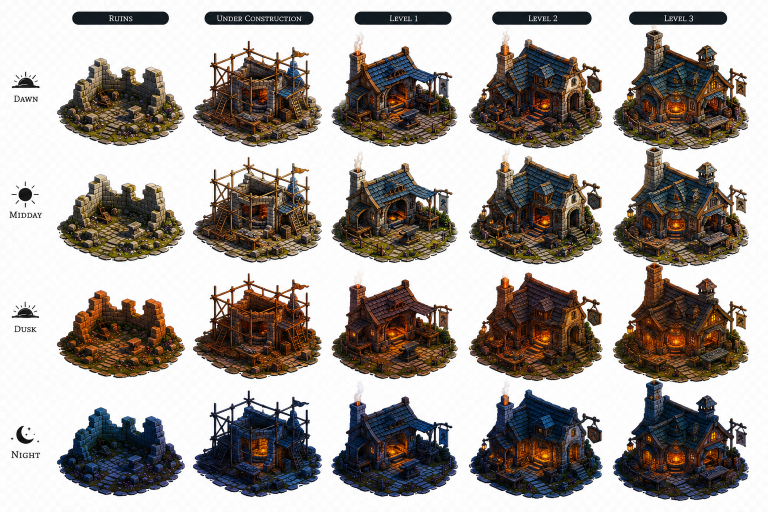
#> input picture art-src/Map/Full Building Final/Forge.png, 1536 x 1024 px, found by its file name (shown at 1/2 size)
$ python comfy_style_batch.py
#> lines starting #> are read from the running program, lines starting #| are printed output that depends on the picture; after the words box and inside, x2 and y2 are one past the last pixel; in counts of white or black regions, pixels touching at a corner belong together
### tools/import_map_v2.py
"""Map V2 importer — brings the new painted world into the game.

Two jobs, both reading from the in-repo `art-src/` sources (the user's finals,
committed so this can run in the sandbox):

1. PLATES: the four time-of-day island paintings in one 2x2 sheet
     art-src/Map times of dayFinal.png  (dawn | midday / dusk | night)
   -> public/art/ map_island_plate.png (midday base) + _dawn/_dusk/_night.
   The baked-in DAWN/MIDDAY/... corner labels are patched out with clean sky.

2. BUILDINGS: each art-src/buildings/*.png is a MATRIX, not a single sprite:
     columns = RUINS | UNDER CONSTRUCTION | LEVEL 1 | LEVEL 2 | LEVEL 3
     rows    = DAWN / MIDDAY / DUSK / NIGHT  (Library is split A=dawn,midday
                                              B=dusk,night across two files)
   The sheet is auto-gridded (projection of a near-white-background mask), each
   cell is border-flood keyed to transparency (interior whites — flags, lit
   windows — are preserved), and all phase variants of one state are cropped to
   a shared canvas so the engine's crossfade stays pixel-registered. Ids land as
     town_<name>_ruin -> _wip -> (base = L1) -> _l2 -> _l3
   with optional _dawn/_dusk/_night per state (midday = the bare id).

Usage:
  python tools/import_map_v2.py --dry-run     # report what WOULD happen
  python tools/import_map_v2.py               # import + rewrite the manifest
  python tools/import_map_v2.py --check       # also write a verification sheet
  python tools/import_map_v2.py --manifest-only   # just resync the manifest

The manifest (src/art-manifest.ts) is regenerated from the public/art directory
listing — ground truth on disk — so this and slice_assets.py can run in any order.
"""

from __future__ import annotations

import re
import sys
from pathlib import Path

import numpy as np
from PIL import Image, ImageFilter
from scipy import ndimage

REPO = Path(__file__).resolve().parent.parent
ART = REPO / "public" / "art"
TS_MANIFEST = REPO / "src" / "art-manifest.ts"

# ---- source locations (in-repo, committed) ----------------------------------
# Robust to how the art is dropped in: either the flat layout
#   art-src/Map times of dayFinal.png  +  art-src/buildings/*.png
# or a straight copy of the whole Core/Map folder
#   art-src/Map/Map times of dayFinal.png  +  art-src/Map/Full Building Final/*.png
SRC = REPO / "art-src"


def _first(*cands):
    for c in cands:
        if c.exists():
            return c
#> in main, im is the input picture: PIL image 1536x1024 RGB; mean R, G, B 165.3, 159.1, 154.1
    return cands[0]


PLATE_SHEET = _first(
    # the buffered blank (island with full water margin, matches the placement
    # reference framing) is preferred over the tighter labelled "Final" sheet;
    # the user's high-res Maps/ exports supersede both when present.
    SRC / "Map" / "Maps" / "Midday.png",  # (future: individual high-res exports)
    SRC / "Map" / "Tests" / "Map times of dayBlank.png",
    SRC / "Map times of dayFinal.png",
    SRC / "Map" / "Map times of dayFinal.png",
)
BUILDINGS_DIR = _first(
    SRC / "buildings",
    SRC / "Map" / "Full Building Final",
    SRC / "Full Building Final",
)
PLATE_MAX_W = 2048

# quadrant order of the sheet (row-major): dawn | midday / dusk | night
SHEET_ORDER = ["dawn", "midday", "dusk", "night"]
PLATE_ID = {
    "midday": "map_island_plate",
    "dawn": "map_island_plate_dawn",
    "dusk": "map_island_plate_dusk",
    "evening": "map_island_plate_evening",
    "night": "map_island_plate_night",
}

# ---- naming: canonical building -> game id prefix ---------------------------
CANON: dict[str, str] = {
    "cottage": "town_cottage", "bakery": "town_bakery", "market": "town_market",
    "garden": "town_garden", "townhall": "town_townhall", "workshop": "town_workshop",
    "farm": "town_farm", "fisherhut": "town_fisherhut", "sawmill": "town_sawmill",
    "blacksmith": "town_blacksmith", "dock": "town_dock", "library": "town_library",
    "well": "prop_well", "sign": "prop_sign", "lighthouse": "prop_lighthouse",
    "postoffice": "town_postoffice",
    "quarry": "town_quarry",
}
ALIASES: dict[str, str] = {
    "church": "townhall", "chapel": "townhall", "hall": "townhall",
    "windmill": "sawmill", "mill": "sawmill",
    "greenhouse": "garden", "glasshouse": "garden", "gardens": "garden",
    "pier": "dock", "jetty": "dock", "docks": "dock", "harbor": "dock", "harbour": "dock",
    "hut": "fisherhut", "fisher": "fisherhut", "fishershut": "fisherhut", "fishinghut": "fisherhut",
    "forge": "blacksmith", "smith": "blacksmith", "smithy": "blacksmith",
    "house": "cottage", "home": "cottage",
    "shop": "workshop", "noticeboard": "sign", "notice": "sign", "board": "sign",
    "wishingwell": "well", "meadowfarm": "farm", "meadow": "farm",
    "post": "postoffice", "mail": "postoffice", "postal": "postoffice",
}

STATE_ORDER = ["ruin", "wip", "l1", "l2", "l3"]
STATE_SUFFIX = {"ruin": "_ruin", "wip": "_wip", "l1": "", "l2": "_l2", "l3": "_l3"}
DEFAULT_PHASES = ["dawn", "midday", "dusk", "night"]
PHASE_SUFFIX = {"midday": "", "dawn": "_dawn", "dusk": "_dusk", "night": "_night"}

# Per-file overrides: the Library shipped as two half-sheets, and the well
# shipped in two variants — well.png is the canonical one (well 2.png ignored).
ROW_PHASES: dict[str, list[str]] = {
    "librarya": ["dawn", "midday"],
    "libraryb": ["dusk", "night"],
    "lighthousea": ["dawn", "midday"],
    "lighthouseb": ["dusk", "night"],
}
SKIP_STEMS = {"well 2", "well2"}


def norm(stem: str) -> list[str]:
    return [t for t in re.split(r"[^a-z0-9]+", stem.lower()) if t]


# [6 lines left out: function match_building, not called in this run]


# ---- masks -------------------------------------------------------------------
def bg_mask(a: np.ndarray) -> np.ndarray:
    """Near-white / light-checker background of the source sheets."""
    mx = a.max(2); mn = a.min(2); sat = mx - mn
#> after `mx = a.max(2)`:
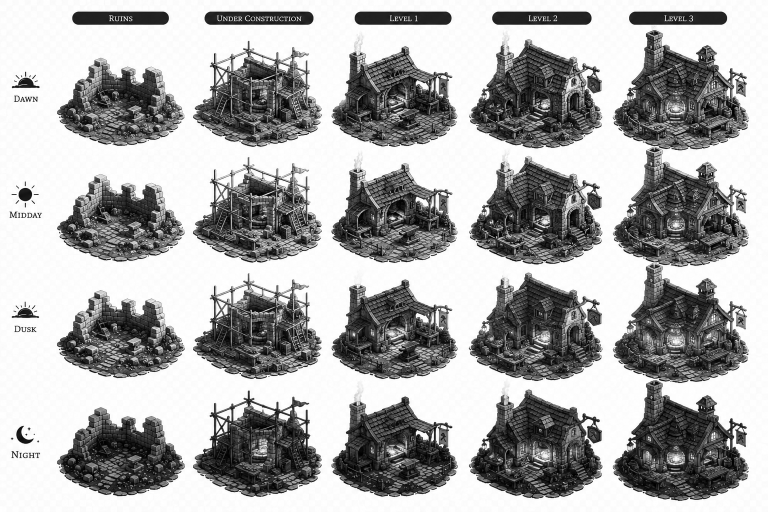
#> mx: shape (1024, 1536) int16 (shown at 1/2 size); min 0, max 255, mean 169.4
#> after `mn = a.min(2)`:
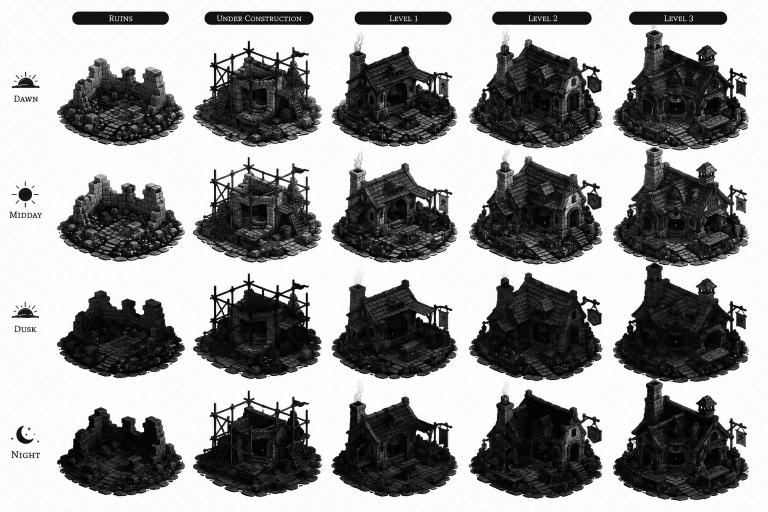
#> mn: shape (1024, 1536) int16 (shown at 1/2 size); min 0, max 255, mean 150
#> after `sat = mx - mn`:
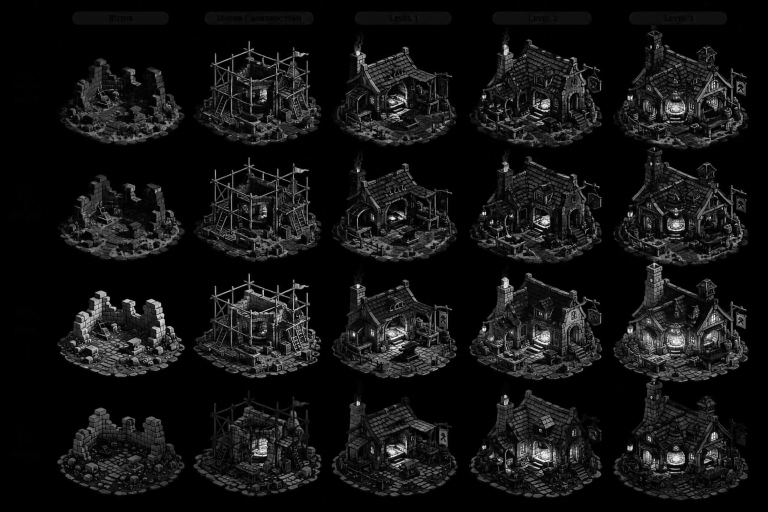
#> sat: shape (1024, 1536) int16 (shown at 1/2 size); min 0, max 255, mean 19.4
    return ((mx > 205) & (sat < 28)) | ((mn > 168) & (sat < 15))
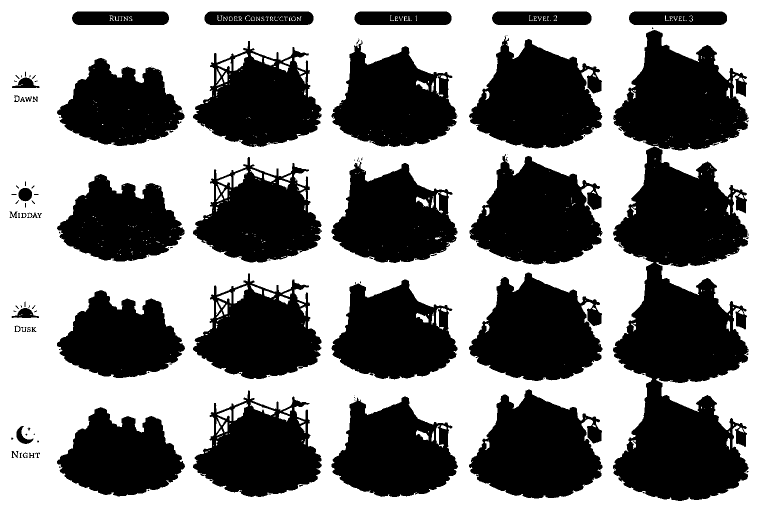
#> returned value: shape (1024, 1536) bool (shown at 1/2 size); 53.3% white; 124 black regions (70 under 20 px), largest, box (x1, y1, x2, y2) and area: (1226, 293, 1497, 1002) 122450, (1226, 60, 1497, 301) 40773, (938, 71, 1205, 297) 39677


def bands(proj: np.ndarray, frac: float, minlen: int) -> list[tuple[int, int]]:
    thr = proj.max() * frac
    on = proj > thr
    out: list[tuple[int, int]] = []
    start = None
    for i, v in enumerate(on):
        if v and start is None:
            start = i
        elif not v and start is not None:
            if i - start >= minlen:
                out.append((start, i))
            start = None
    if start is not None and len(on) - start >= minlen:
        out.append((start, len(on)))
    return out


# Fixed grid template for the standard 1536x1024 four-row sheets — cell
# boundaries (fraction of w/h) agreed on by every cleanly-detected sheet to
# within ~10px. Used when a sheet's own content bridges the gutters (the water
# builds — Dock, FishingHut — whose teal bases touch across columns).
STD_W, STD_H = 1536, 1024
COLS_FRAC = [0.062, 0.233, 0.418, 0.599, 0.786, 0.977]  # 6 edges -> 5 columns
ROWS4_FRAC = [0.096, 0.318, 0.523, 0.734, 0.962]        # 5 edges -> 4 rows


# [4 lines left out: function template_grid, not called in this run]


def sprite_grid(im: Image.Image, want_rows: int) -> tuple[list[tuple[int, int]], list[tuple[int, int]]]:
    """Locate the sprite rows (phases) and columns (states) of a matrix sheet.
    The title banner + column-label header (short row-bands) and the phase-icon
    gutter (narrow first col-band) are dropped — sprite cells are the big bands.
    Falls back to the fixed template when a standard sheet's content bridges
    gutters and detection can't find 5 clean columns."""
    a = np.asarray(im.convert("RGB")).astype(np.int16)
    fg = ~bg_mask(a)
    h, w = fg.shape
    rowb = bands(fg.sum(1), 0.05, max(8, h // 60))
#> in bands, `thr = proj.max() * frac`: thr = 64.8
#> the loop in bands, `for i, v in enumerate(on):` made 1024 passes
#> v on passes 1 to 8: False, False, False, False, False, False, False, False
#> after the loop in bands, `for i, v in enumerate(on):`: out = [(23, 50), (89, 298), (324, 531), (556, 763), (790, 998)]
#> rowb has the same summary as out in bands
    colb = bands(fg.sum(0), 0.04, max(8, w // 60))
#> the loop in bands (call 2), `for i, v in enumerate(on):` made 1536 passes
#> colb = [(30, 70), (117, 367), (389, 642), (665, 913), (940, 1203), (1228, 1496)]
    rows = [(y0, y1) for y0, y1 in rowb if (y1 - y0) > h * 0.11]
#> rows = [(89, 298), (324, 531), (556, 763), (790, 998)]
    cols = [(x0, x1) for x0, x1 in colb if (x1 - x0) > w * 0.075]
#> cols = [(117, 367), (389, 642), (665, 913), (940, 1203), (1228, 1496)]
    if len(cols) == 5 and len(rows) == want_rows:
        return rows, cols
    if abs(w - STD_W) < 48 and abs(h - STD_H) < 48 and want_rows == 4:
        return template_grid(w, h)
    return rows, cols


# ---- keying + crop -----------------------------------------------------------
# [178 lines left out: functions key_bg, strip_sea, drop_floaters, lift_trapped_bg, strip_shore_sand, defringe and 3 more, not called in this run]


# Individual full-frame time-of-day exports (supersede the 2x2 sheet). Each is a
# complete island painting at the placement-reference framing — used as-is, no
# quadrant slicing, no baked-in corner label to patch out.
MAPS_DIR = SRC / "Map" / "Maps"
PLATE_FRAMES = {
    "midday": ["Midday.png"],
    "dawn": ["Dawn.png"],
    "dusk": ["dusk.png", "Dusk.png"],
    "evening": ["evening.png", "Evening.png"],
    "night": ["Night.png"],
}


# [209 lines left out: functions import_plates, import_buildings, rewrite_manifest, write_check_sheet, main, not called in this run]


# [2 lines that do not run on import are left out]

### tools/comfy_style_batch.py
#!/usr/bin/env python3
"""
Scales the validated comfy_style_test.py technique (single img2img restyle
pass, locked style) across an ENTIRE reference sheet: all 20 cells (5 states
x 4 phases) of one building, each restyled independently from its own real
sheet cell, using the exact style/negative prompt confirmed working in the
single-cell test.

Style is LOCKED here (STYLE/COMPOSITION/NEGATIVE copied verbatim from
comfy_style_test.py, not re-derived) -- do not tune wording per-cell; if the
style needs a change, change it in comfy_style_test.py, re-validate on one
cell, then copy the change back here.

Padding fix: the raw sheet cells are tightly cropped to content (near-zero
margin at the crop boundary) -- img2img at denoise 0.6 mostly repaints in
place, so a tight source stays tight. Each cell is padded onto a larger
white canvas (comfortable extra margin) BEFORE the SDXL-resolution resize,
so the model has real empty space to work with and the subject has honest
breathing room in the output, not just at the original crop's tight edge.

Usage:
    ../ComfyUI/venv/Scripts/python.exe tools/comfy_style_batch.py [sheet.png] [building_id]

Writes:
    tools/comfy_out/style_batch/<building>_<state>_<phase>.png  (20 files)
    tools/comfy_out/style_batch/_contact_<building>.png          (review sheet)
"""
from __future__ import annotations

import sys
import time
from pathlib import Path

sys.path.insert(0, str(Path(__file__).parent))
AUTOPILOT_DIR = Path(r"F:/sandbox/sulphur-2/comfy-autopilot")
sys.path.insert(0, str(AUTOPILOT_DIR))
from autopilot.client import ComfyClient  # noqa: E402
from import_map_v2 import sprite_grid  # noqa: E402
from PIL import Image  # noqa: E402
import comfy_style_lock as LOCK  # noqa: E402 -- single source of truth for the prompt

COMFY_BASE = "http://127.0.0.1:8188"
COMFY_OUTPUT_DIR = Path(r"F:/sandbox/sulphur-2/ComfyUI/output")
COMFY_INPUT_DIR = Path(r"F:/sandbox/sulphur-2/ComfyUI/input")
OUT_DIR = Path(__file__).parent / "comfy_out" / "style_batch"
OUT_DIR.mkdir(parents=True, exist_ok=True)

DEFAULT_SHEET = Path(r"C:/Users/illum/OneDrive/Desktop/Hearth/Graphics and UI/Core/Map/Full Building Final/Forge.png")
STATE_ORDER = ["ruin", "wip", "l1", "l2", "l3"]
PHASE_ORDER = ["dawn", "midday", "dusk", "night"]  # matches sheet row order

PADDING_FRAC = LOCK.PADDING_FRAC

STATE_DESC = {
    "ruin": "a storm-battered ruin, roof caved in, walls crumbled to rubble",
    "wip": "half-built and under active repair, wooden scaffolding, a construction site",
    "l1": "freshly finished and humbly restored, plain roof and walls, simple and sound",
    "l2": "well-established with a small tended garden, chimney smoke rising, lived-in",
    "l3": "flourishing and grand, festival banners and bunting, richly finished, thriving",
}


# [40 lines left out: functions pad_and_resize, seed_for, build_contact_sheet, not called in this run]


def main() -> None:
    sheet_path = Path(sys.argv[1]) if len(sys.argv) > 1 else DEFAULT_SHEET
    building = sys.argv[2] if len(sys.argv) > 2 else sheet_path.stem.lower()
    if not sheet_path.exists():
        print(f"sheet not found: {sheet_path}")
        return

    im = Image.open(sheet_path).convert("RGB")
    rows, cols = sprite_grid(im, 4)
#> rows = [(89, 298), (324, 531), (556, 763), (790, 998)]
    if len(rows) != 4 or len(cols) != 5:
        print(f"grid detection failed: {len(rows)} rows, {len(cols)} cols (expected 4x5)")
        return

    client = ComfyClient(COMFY_BASE)
    if not client.wait_ready(30):
        print("ComfyUI not reachable at", COMFY_BASE)
        return

    COMFY_INPUT_DIR.mkdir(parents=True, exist_ok=True)
    t0 = time.time()
    ok = fail = 0
    for ri, p_id in enumerate(PHASE_ORDER):
        y0, y1 = rows[ri]
        for ci, s_id in enumerate(STATE_ORDER):
            x0, x1 = cols[ci]
            stem = f"{building}_{s_id}_{p_id}"
            dest = OUT_DIR / f"{stem}.png"
            cell = im.crop((x0, y0, x1, y1))
            padded = pad_and_resize(cell)
            ref_name = f"_style_batch_ref_{stem}.png"
            padded.save(COMFY_INPUT_DIR / ref_name)

            wf = LOCK.build_workflow(ref_name, STATE_DESC[s_id], seed_for(stem), filename_prefix="style_batch")
            print(f"[{stem}] submitting...")
            code, resp = client.submit(wf)
            if code != 200 or "prompt_id" not in resp:
                print(f"  [{stem}] submit failed ({code}): {resp}")
                fail += 1
                continue

            def tick(state, elapsed):
                if int(elapsed) % 10 == 0:
                    print(f"  [{stem}] {state} ({elapsed:.0f}s)", end="\r")

            hist = client.poll_until_done(resp["prompt_id"], timeout_s=300, on_tick=tick)
            if hist is None or not client.status_ok(hist):
                print(f"  [{stem}] FAILED")
                fail += 1
                continue
            media = client.collect_outputs(hist)
            if not media:
                print(f"  [{stem}] no output")
                fail += 1
                continue
            m = media[0]
            src = COMFY_OUTPUT_DIR / m["subfolder"] / m["filename"] if m["subfolder"] else COMFY_OUTPUT_DIR / m["filename"]
            dest.write_bytes(src.read_bytes())
            print(f"  [{stem}] done                              ")
            ok += 1

    contact = build_contact_sheet(building)
    print(f"\n{ok} ok, {fail} failed. {(time.time() - t0) / 60:.1f} min.")
    print("contact sheet:", contact)


if __name__ == "__main__":
    main()
#> (the call stopped at in main, `client = ComfyClient(COMFY_BASE)`: autopilot is not available in this run)

$ run again, with art-src/buildings/well.png copied over art-src/Map/Full Building Final/Forge.png
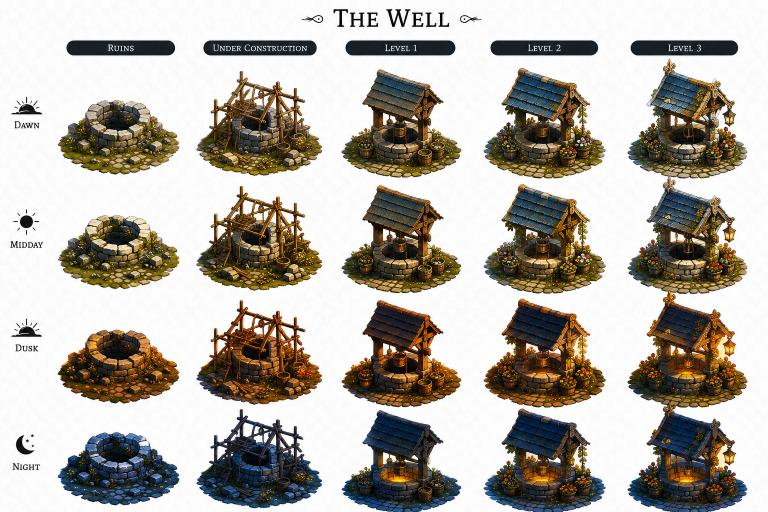
#> input picture art-src/buildings/well.png, 1536 x 1024 px, found by its file name (shown at 1/2 size)
#> in main, im is the input picture: PIL image 1536x1024 RGB; mean R, G, B 180.3, 175.2, 166.5
#> in bg_mask, `sat = mx - mn`:
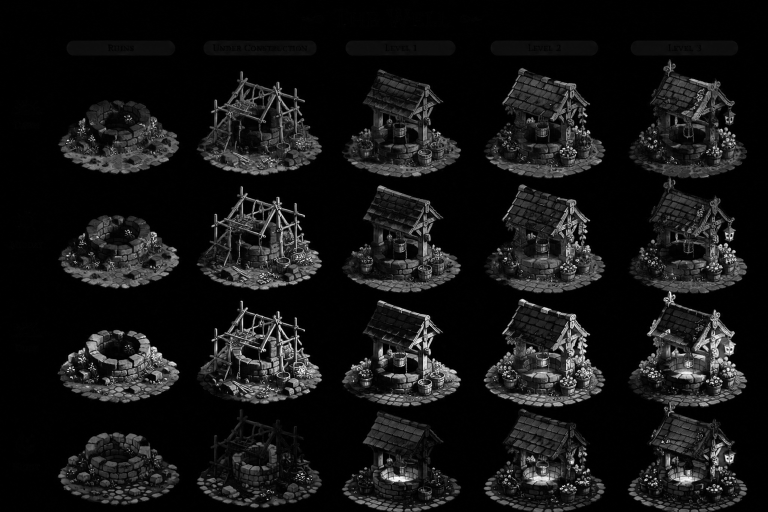
#> sat: shape (1024, 1536) int16 (shown at 1/2 size); min 0, max 255, mean 21.1
#> in bg_mask, `return ((mx > 205) & (sat < 28)) | ((mn > 168) & (sat < 15))`:
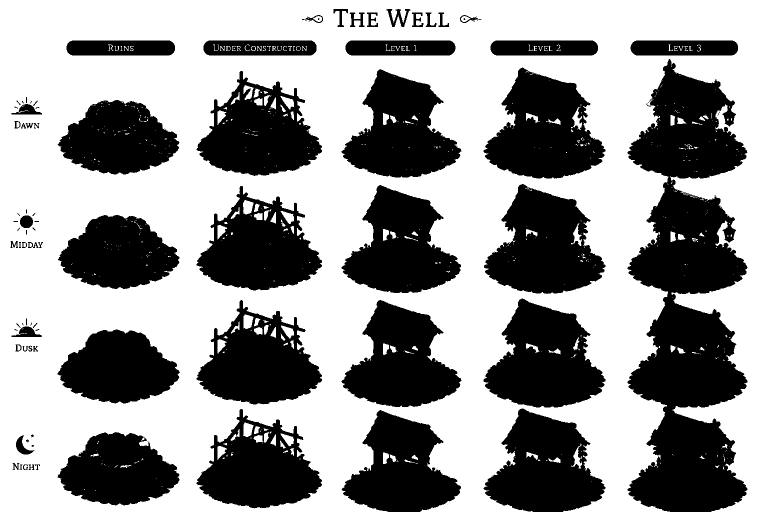
#> returned value: shape (1024, 1536) bool (shown at 1/2 size); 59.4% white; 87 black regions (24 under 20 px), largest, box (x1, y1, x2, y2) and area: (1255, 118, 1495, 1024) 131954, (967, 597, 1211, 815) 33720, (967, 135, 1211, 357) 33567
#> thr = 59.95
#> the loop in bands, `for i, v in enumerate(on):` made 1024 passes
#> v on passes 1 to 8: False, False, False, False, False, False, False, False
#> after the loop in bands, `for i, v in enumerate(on):`: out = [(25, 54), (81, 111), (142, 357), (373, 587), (603, 815)]; start = 823
#> rowb = [(25, 54), (81, 111), (142, 357), (373, 587), (603, 815), (823, 1024)]
#> the loop in bands (call 2), `for i, v in enumerate(on):` made 1536 passes
#> colb = [(31, 75), (120, 358), (396, 643), (686, 921), (970, 1209), (1257, 1493)]
#> in sprite_grid, `rows = [(y0, y1) for y0, y1 in rowb if (y1 - y0) > h * 0.11]`: rows = [(142, 357), (373, 587), (603, 815), (823, 1024)]
#> in sprite_grid, `cols = [(x0, x1) for x0, x1 in colb if (x1 - x0) > w * 0.075]`: cols = [(120, 358), (396, 643), (686, 921), (970, 1209), (1257, 1493)]
#> in main, `rows, cols = sprite_grid(im, 4)`: rows = [(142, 357), (373, 587), (603, 815), (823, 1024)]
